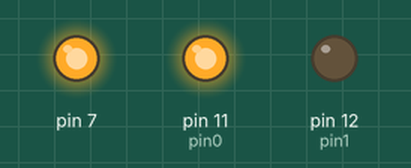
Bench run of a sketch on a simulated Arduino Uno, built with avr-gcc and run on an emulated ATmega328P. Parts: output pins drawn as LEDs (lit = HIGH).

Above: at 0.2 s.
At 0.7 s:
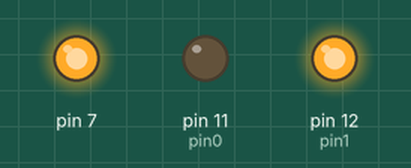
At 1.2 s:
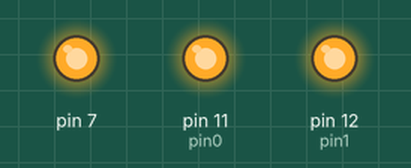
At 1.7 s:
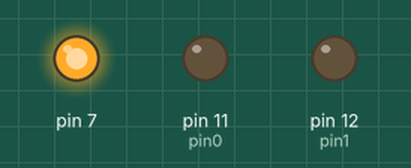
Timing chart, 0 to 3.0 s (numbered marks = the images above):
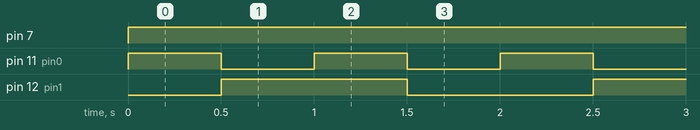

Measured:
- by itself, pin 7: LOW → HIGH at 0.00 s
- by itself, pin 11 (pin0): alternates HIGH for 0.50 s and LOW for 0.50 s
- by itself, pin 12 (pin1): alternates HIGH for 1.0 s and LOW for 1.0 s

The sketch:

sketch_nov07a.ino
```cpp
int pin0;
int pin1;
int licznik;
void setup ()
{
  pin0=11;
  pin1=12;
  licznik=0;
  pinMode(7,OUTPUT);
  pinMode(pin0,OUTPUT);
  pinMode(pin1,OUTPUT);
}

void loop()
{
  digitalWrite(7,HIGH);
   ++licznik;
   if (licznik==4)
     licznik=0;
   int temp = licznik;
   bool bit0;
   bool bit1;

   bit0 = licznik%2;
   bit1 = licznik/2;

   digitalWrite(pin0,bit0);
   digitalWrite(pin1,bit1);

  delay(500);
}
```
